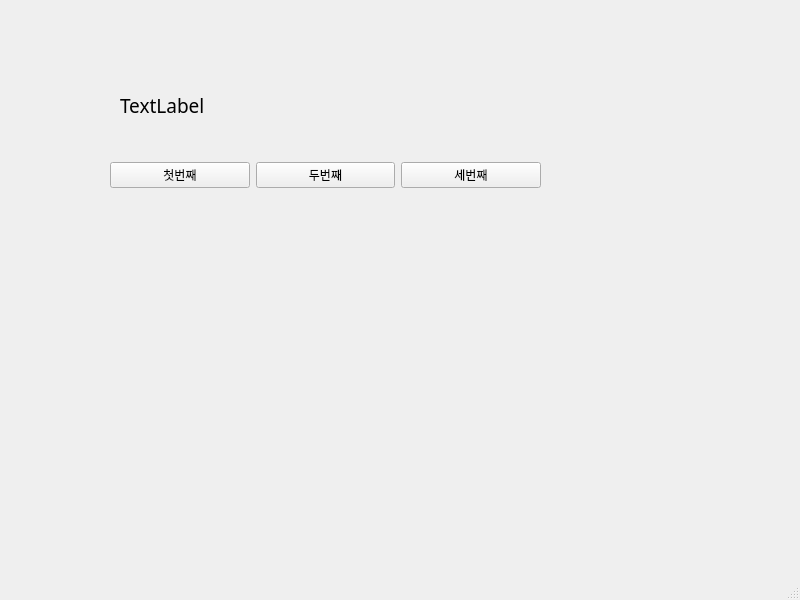
<?xml version="1.0" encoding="UTF-8"?>
<ui version="4.0">
 <class>MainWindow</class>
 <widget class="QMainWindow" name="MainWindow">
  <property name="geometry">
   <rect>
    <x>0</x>
    <y>0</y>
    <width>800</width>
    <height>600</height>
   </rect>
  </property>
  <property name="windowTitle">
   <string>MainWindow</string>
  </property>
  <widget class="QWidget" name="centralwidget">
   <widget class="QWidget" name="horizontalLayoutWidget">
    <property name="geometry">
     <rect>
      <x>110</x>
      <y>140</y>
      <width>431</width>
      <height>71</height>
     </rect>
    </property>
    <layout class="QHBoxLayout" name="horizontalLayout">
     <item>
      <widget class="QPushButton" name="pushButton_2">
       <property name="text">
        <string>첫번째</string>
       </property>
      </widget>
     </item>
     <item>
      <widget class="QPushButton" name="pushButton_3">
       <property name="text">
        <string>두번째</string>
       </property>
      </widget>
     </item>
     <item>
      <widget class="QPushButton" name="pushButton">
       <property name="text">
        <string>세번째</string>
       </property>
      </widget>
     </item>
    </layout>
   </widget>
   <widget class="QLabel" name="label">
    <property name="geometry">
     <rect>
      <x>120</x>
      <y>90</y>
      <width>371</width>
      <height>31</height>
     </rect>
    </property>
    <property name="font">
     <font>
      <family>Agency FB</family>
      <pointsize>14</pointsize>
     </font>
    </property>
    <property name="text">
     <string>TextLabel</string>
    </property>
   </widget>
  </widget>
  <widget class="QMenuBar" name="menubar">
   <property name="geometry">
    <rect>
     <x>0</x>
     <y>0</y>
     <width>800</width>
     <height>21</height>
    </rect>
   </property>
  </widget>
  <widget class="QStatusBar" name="statusbar"/>
 </widget>
 <resources/>
 <connections>
  <connection>
   <sender>pushButton_2</sender>
   <signal>clicked()</signal>
   <receiver>MainWindow</receiver>
   <slot>firstClick()</slot>
   <hints>
    <hint type="sourcelabel">
     <x>192</x>
     <y>202</y>
    </hint>
    <hint type="destinationlabel">
     <x>186</x>
     <y>242</y>
    </hint>
   </hints>
  </connection>
  <connection>
   <sender>pushButton_3</sender>
   <signal>clicked()</signal>
   <receiver>MainWindow</receiver>
   <slot>secondClick()</slot>
   <hints>
    <hint type="sourcelabel">
     <x>273</x>
     <y>195</y>
    </hint>
    <hint type="destinationlabel">
     <x>320</x>
     <y>257</y>
    </hint>
   </hints>
  </connection>
  <connection>
   <sender>pushButton</sender>
   <signal>clicked()</signal>
   <receiver>MainWindow</receiver>
   <slot>thirdClick()</slot>
   <hints>
    <hint type="sourcelabel">
     <x>450</x>
     <y>195</y>
    </hint>
    <hint type="destinationlabel">
     <x>502</x>
     <y>259</y>
    </hint>
   </hints>
  </connection>
 </connections>
 <slots>
  <slot>firstClick()</slot>
  <slot>secondClick()</slot>
  <slot>thirdClick()</slot>
 </slots>
</ui>
